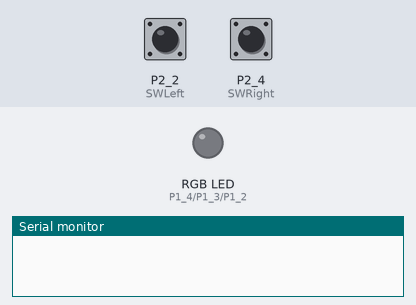
A sketch run on a simulated TI MSP430 LaunchPad. Shown: an RGB LED mixed from three pins (HIGH = lit), the last lines printed to the serial monitor. The test bench sets the inputs (shaded band); at power-on: P2_2 (SWLeft) HIGH, P2_4 (SWRight) HIGH. No radio packets arrive unless stated.

Above: at 2.7 s.
2.8 s: P2_2 (SWLeft) pulled LOW for 3.2 s
At 4.6 s:
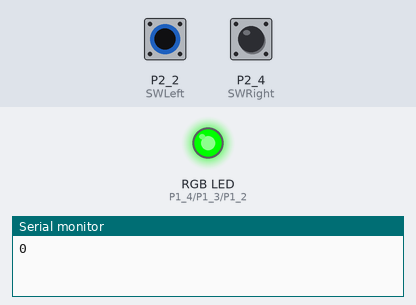
7.5 s: P2_4 (SWRight) pulled LOW for 3.2 s
At 9.5 s:
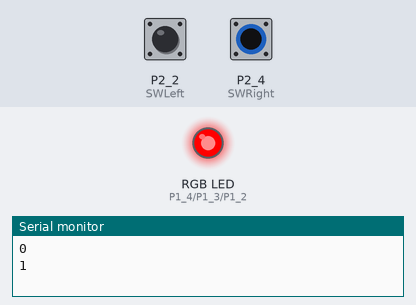
Timing chart, 0 to 11.4 s (numbered marks = the images above; inputs shaded):
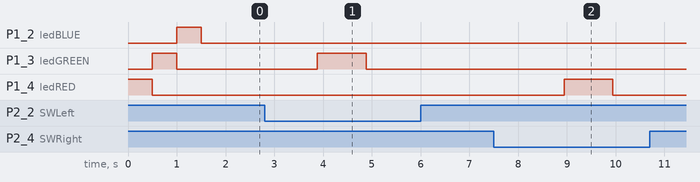

The sketch:

RF_transmitter.ino
```cpp
#include "VirtualWire.h"

const int SWLeft = 10;        //pin for the left switch (forward)
const int SWRight = 12;       //pin for the right switch (backward)
const int dataOut = 8;        //pin to send information to the RF transmitter
const int interruptPin = 11;  //pin used to wake the device from low power mode
//RGB LED pins
const int ledBLUE = 4;
const int ledGREEN = 5;
const int ledRED = 6;
const int delayTime = 1000;  //Required duration in ms to hold inputs before sending signals
//Variables to store the switch input values
int left = 0;
int right = 0;


char *data;  //variable to store the message sent to the RF receiver. 2 = no page turn; 0 = turn page forward; 1 = turn page backward

void setColor(int red, int green, int blue) {
  analogWrite(ledRED, red);
  analogWrite(ledBLUE, blue);
  analogWrite(ledGREEN, green);
}

void setup() {
  //configuring the LED pins as outputs
  pinMode(ledRED, OUTPUT);
  pinMode(ledGREEN, OUTPUT);
  pinMode(ledBLUE, OUTPUT);

  //Input switches operating in active low
  pinMode(SWLeft, INPUT_PULLUP);
  pinMode(SWRight, INPUT_PULLUP);

  //LED color testing
  setColor(255, 0, 0);  //red
  delay(500);
  setColor(0, 255, 0);  //green
  delay(500);
  setColor(0, 0, 255);  //blue
  delay(500);
  setColor(0, 0, 0);

  Serial.begin(9600);  //used to start serial communication, can use for debugging

  //RF communication setup
  vw_set_ptt_inverted(true);
  vw_set_tx_pin(dataOut);
  vw_setup(2000);
}

void loop() {
  //Reading the input switches
  left = digitalRead(SWLeft);
  right = digitalRead(SWRight);
  if (left == LOW && right == HIGH) {  //Page forward input received
    delay(delayTime);
    left = digitalRead(SWLeft);
    right = digitalRead(SWRight);
    if (left == LOW && right == HIGH) {  //Checking to see if input was held for the full duration
      data = "0";
      Serial.println(data);
      vw_send((uint8_t *)data, strlen(data));
      vw_wait_tx();
      setColor(0, 255, 0);  //set LED green
      delay(1000);
      setColor(0, 0, 0);
      delay(3000);
    }
  } else if (left == HIGH && right == LOW) {  //Page backward input received
    delay(delayTime);
    left = digitalRead(SWLeft);
    right = digitalRead(SWRight);
    if (left == HIGH && right == LOW) {  //Checking to see if input was held for the full duration
      data = "1";
      Serial.println(data);
      vw_send((uint8_t *)data, strlen(data));
      vw_wait_tx();
      setColor(255, 0, 0);  //set LED red
      delay(1000);
      setColor(0, 0, 0);
      delay(3000);
    }
  } else {  //do not turn page
    data = "2";
    vw_send((uint8_t *)data, strlen(data));
    vw_wait_tx();
  }
  setColor(0, 0, 0);  //turn LED off
}
```

Measured:
- after the input at 2.8 s, P1_3 (ledGREEN): LOW → HIGH after 1.1 s, → LOW 1.0 s later
- after the input at 7.5 s, P1_4 (ledRED): LOW → HIGH after 1.4 s, → LOW 1.0 s later
